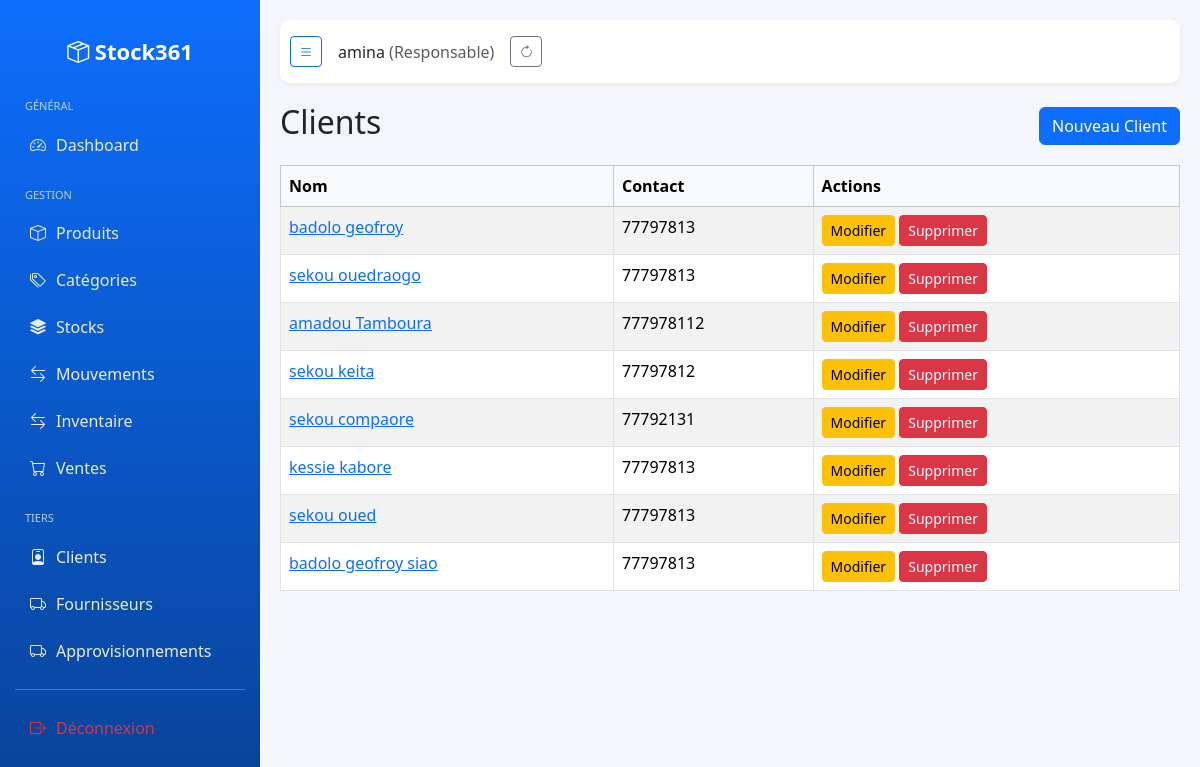
The app's page /vente/clients/ (signed in) with its own data.
### entreprise/models.py (models this page shows, shortened)
class Utilisateur(AbstractUser):
    class TypeUtilisateur(models.TextChoices):
        SUPER_ADMIN = 'super_admin', 'Super Admin'
        RESPONSABLE = 'responsable', 'Responsable'
        GERANT = 'gerant', 'Gérant/Secrétaire'
    entreprise = models.ForeignKey(
        Entreprise,
        on_delete=models.CASCADE,
        related_name='utilisateurs',
        blank=True,
        null=True
    )
    type_utilisateur = models.CharField(
        max_length=20,
        choices=TypeUtilisateur.choices,
        default=TypeUtilisateur.GERANT
    )
    est_actif = models.BooleanField(default=True)
    telephone = models.CharField(max_length=20, blank=True, null=True)
    adresse = models.CharField(max_length=255, blank=True, null=True)
    date_creation = models.DateTimeField(default=timezone.now)
    @property
    def est_super_admin(self):
        return self.type_utilisateur == self.TypeUtilisateur.SUPER_ADMIN
    @property
    def est_responsable(self):
        return self.type_utilisateur == self.TypeUtilisateur.RESPONSABLE
    def get_role_display(self):
        return self.get_type_utilisateur_display()
    @property
    def responsable(self):
        """
        Retourne le premier utilisateur de type 'responsable' ou None
        """
        return self.utilisateurs.filter(type_utilisateur='responsable').first()

### vente/models.py (models this page shows, shortened)
class Client(models.Model):
    entreprise = models.ForeignKey(Entreprise, on_delete=models.CASCADE, related_name='clients')
    nom = models.CharField(max_length=150)
    contact = models.CharField(max_length=50, blank=True, null=True)

### vente/views.py (the view)
# urls.py: path('clients/', views.ClientListView.as_view(), name='client_list'),
class ClientListView(LoginRequiredMixin, ListView):
    model = Client
    template_name = 'vente/client_list.html'
    context_object_name = 'clients'
    def get_queryset(self):
        user = self.request.user
        if user.est_super_admin:
            return Client.objects.all()
        return Client.objects.filter(entreprise=user.entreprise)

### templates/vente/client_list.html (shortened to what this page needs)
{% extends 'base.html' %}
{% block content %}
<div class="d-flex justify-content-between align-items-center mb-3">
    <h2>Clients</h2>
    <a href="{% url 'client_create' %}" class="btn btn-primary">Nouveau Client</a>
</div>
<table class="table table-striped table-bordered" id="clientsTable">
    <thead class="table-light">
        <tr>
            <th>Nom</th>
            <th>Contact</th>
            <th>Actions</th>
        </tr>
    </thead>
    <tbody>
        {% for client in clients %}
        <tr>
            <td><a href="{% url 'client_detail' client.pk %}">{{ client.nom }}</a></td>
            <td>{{ client.contact|default:"-" }}</td>
            <td>
                <a href="{% url 'client_update' client.pk %}" class="btn btn-sm btn-warning">Modifier</a>
                <a href="{% url 'client_delete' client.pk %}" class="btn btn-sm btn-danger">Supprimer</a>
            </td>
        </tr>
        {% empty %}
        <tr>
            <td colspan="3" class="text-center">Aucun client trouvé</td>
        </tr>
        {% endfor %}
    </tbody>
</table>
{% endblock %}

### templates/base.html (shortened to what this page needs)
<!DOCTYPE html>
<html lang="fr">
{% load static %}
<head>
    <link href="{% static 'vendor/bootstrap/css/bootstrap.min.css' %}" rel="stylesheet">
    <link href="{% static 'vendor/bootstrap-icons/font/bootstrap-icons.css' %}" rel="stylesheet">
    <link rel="stylesheet" href="{% static 'vendor/datatables/css/jquery.dataTables.min.css' %}">
    <link rel="stylesheet" href="{% static 'vendor/datatables/css/dataTables.bootstrap5.min.css' %}">
    <link rel="stylesheet" href="{% static 'vendor/datatables/css/buttons.bootstrap5.min.css' %}">
    <link rel="stylesheet" href="{% static 'vendor/datatables/css/select.bootstrap5.min.css' %}">
    <link rel="stylesheet" href="{% static 'vendor/datatables/css/responsive.bootstrap5.min.css' %}">
</head>
<body>
<div class="sidebar" id="sidebar">
    <div class="brand">
        <i class="bi bi-box-seam"></i> <span>Stock361</span>
    </div>
    {% if request.user.est_super_admin %}
        <div class="menu-title">Général</div>
        <a href="{% url 'dashboard' %}"><i class="bi bi-speedometer2"></i> <span>Dashboard</span></a>
        <div class="menu-title">Administration</div>
        <a href="{% url 'entreprise_list' %}"><i class="bi bi-building"></i> <span>Entreprises</span></a>
        <a href="{% url 'utilisateur_list' %}"><i class="bi bi-people"></i> <span>Utilisateurs</span></a>
        <div class="menu-title">Gestion</div>
        <a href="{% url 'produit:produit_list' %}"><i class="bi bi-box"></i> <span>Produits</span></a>
        <a href="{% url 'produit:categorie_list' %}">
            <i class="bi bi-tags"></i> <span>Catégories</span>
        </a>
        <a href="{% url 'stock_list' %}"><i class="bi bi-stack"></i> <span>Stocks</span></a>
        <a href="{% url 'inventaire_list' %}"><i class="bi bi-stack"></i> <span>Inventaire</span></a>
        <a href="{% url 'mouvement_list' %}"><i class="bi bi-arrow-left-right"></i> <span>Mouvements</span></a>
        <a href="{% url 'vente_list' %}"><i class="bi bi-cart"></i> <span>Ventes</span></a>
        <div class="menu-title">Tiers</div>
        <a href="{% url 'client_list' %}"><i class="bi bi-person-badge"></i> <span>Clients</span></a>
    {% elif request.user.est_responsable %}
        <div class="menu-title">Général</div>
        <a href="{% url 'dashboard' %}"><i class="bi bi-speedometer2"></i> <span>Dashboard</span></a>
        <div class="menu-title">Gestion</div>
        <a href="{% url 'produit:produit_list' %}"><i class="bi bi-box"></i> <span>Produits</span></a>
        <a href="{% url 'produit:categorie_list' %}">
            <i class="bi bi-tags"></i> <span>Catégories</span>
        </a>
        <a href="{% url 'stock_list' %}"><i class="bi bi-stack"></i> <span>Stocks</span></a>
        <a href="{% url 'mouvement_list' %}"><i class="bi bi-arrow-left-right"></i> <span>Mouvements</span></a>
        <a href="{% url 'inventaire_list' %}"><i class="bi bi-arrow-left-right"></i> <span>Inventaire</span></a>
        <a href="{% url 'vente_list' %}"><i class="bi bi-cart"></i> <span>Ventes</span></a>
        <div class="menu-title">Tiers</div>
        <a href="{% url 'client_list' %}"><i class="bi bi-person-badge"></i> <span>Clients</span></a>
        <a href="{% url 'fournisseur_list' %}"><i class="bi bi-truck"></i> <span>Fournisseurs</span></a>
        <a href="{% url 'approvisionnement_list' %}"><i class="bi bi-truck"></i> <span>Approvisionnements</span></a>
    {% endif %}
    <hr class="text-white">
    <a href="{% url 'logout' %}" class="text-danger"><i class="bi bi-box-arrow-right"></i> <span>Déconnexion</span></a>
</div>
<div class="main" id="main">
    <div class="topbar">
        <div class="d-flex align-items-center gap-3">
            <button class="btn btn-sm btn-outline-primary" id="toggleSidebar"><i class="bi bi-list"></i></button>
            <div class="user-info">
                {{ request.user.username }}
                <span class="text-muted">({{ request.user.get_role_display }})</span>
            </div>
            <button class="btn btn-sm btn-outline-secondary" id="refreshBtn" title="Actualiser">
                <i class="bi bi-arrow-clockwise"></i>
            </button>
        </div>
    </div>
    {% block content %}{% endblock %}
</div>
</body>
</html>

### templates/base.html (style rules this page uses)
body { margin: 0; background: #f4f6fb; font-family: "Segoe UI", sans-serif; }
.sidebar { width: 260px; height: 100vh; position: fixed; left: 0; top: 0; background: linear-gradient(180deg, #0d6efd, #084298); color: white; padding: 15px; transition: 0.3s; z-index: 1000; }
.sidebar .brand { text-align: center; font-size: 22px; font-weight: bold; margin: 20px 0 30px; }
.sidebar a { display: flex; align-items: center; gap: 10px; color: #e9ecef; text-decoration: none; padding: 10px 15px; border-radius: 10px; margin: 3px 0; transition: all 0.2s ease; }
.menu-title { margin: 20px 10px 8px; font-size: 11px; text-transform: uppercase; opacity: 0.7; }
.main { margin-left: 260px; padding: 20px; transition: 0.3s; min-height: 100vh; }
.topbar { background: #fff; padding: 16px 10px; display: flex; justify-content: space-between; align-items: center; border-radius: 10px; margin-bottom: 20px; box-shadow: 0 2px 4px rgba(0,0,0,0.05); }
.topbar .user-info { font-weight: 500; }

### records on screen
Utilisateur: user.username "amina", user.role "Responsable"
Client: nom "badolo geofroy", contact "77797813"
Client: nom "sekou ouedraogo", contact "77797813"
Client: nom "amadou Tamboura", contact "777978112"
Client: nom "sekou keita", contact "77797812"
Client: nom "sekou compaore", contact "77792131"
Client: nom "kessie kabore", contact "77797813"
Client: nom "sekou oued", contact "77797813"
Client: nom "badolo geofroy siao", contact "77797813"
